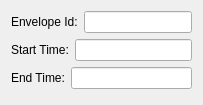
    <widget class="QWidget" name="randomDensityPage">
      <layout class="QVBoxLayout" name="randomDensityFormLayout">
            <item>
            <layout class="QHBoxLayout" name="randomDensityEnvFormLayout">
                <item>
                    <widget class="QLabel" name="randomDensityEnvLabel">
                    <property name="text">
                    <string>Envelope Id:</string>
                    </property>
                    </widget>
                </item>
                <item>
                    <widget class="QLineEdit" name="randomDensityEnvEdit"/>
                </item>
            </layout>
            </item>
            <item>
            <layout class="QHBoxLayout" name="randomDensityStartTimeFormLayout">
                <item>
                    <widget class="QLabel" name="randomDensityStartTimeLabel">
                    <property name="text">
                    <string>Start Time:</string>
                    </property>
                    </widget>
                </item>
                <item>
                    <widget class="QLineEdit" name="randomDensityStartTimeEdit"/>
                </item>
            </layout>
            </item>
            <item>
            <layout class="QHBoxLayout" name="randomDensityEndTimeFormLayout">
                <item>
                    <widget class="QLabel" name="randomDensityEndTimeLabel">
                    <property name="text">
                    <string>End Time:</string>
                    </property>
                    </widget>
                </item>
                <item>
                    <widget class="QLineEdit" name="randomDensityEndTimeEdit"/>
                </item>
            </layout>
            </item>
            <item><spacer name="verticalSpacer_5">
            <property name="orientation"><enum>Qt::Vertical</enum></property>
            <property name="sizeHint" stdset="0"><size><width>5</width><height>5</height></size></property>
        </spacer></item>      
      </layout>
    </widget>
